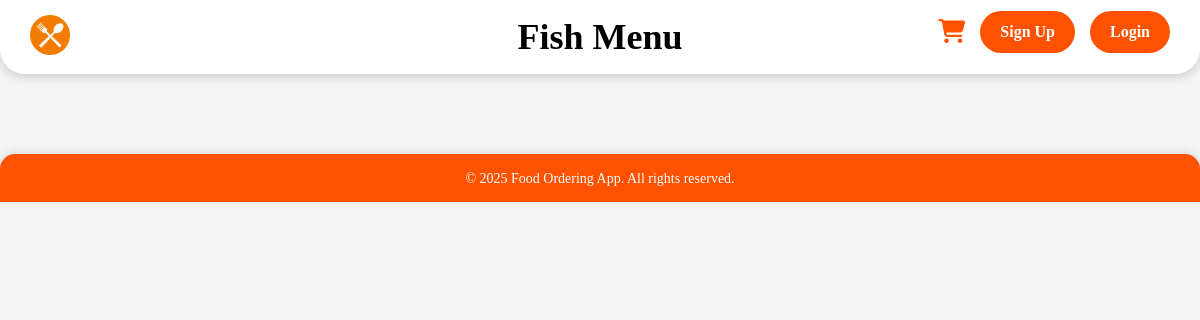
Before: /category/Fish with the older database file.
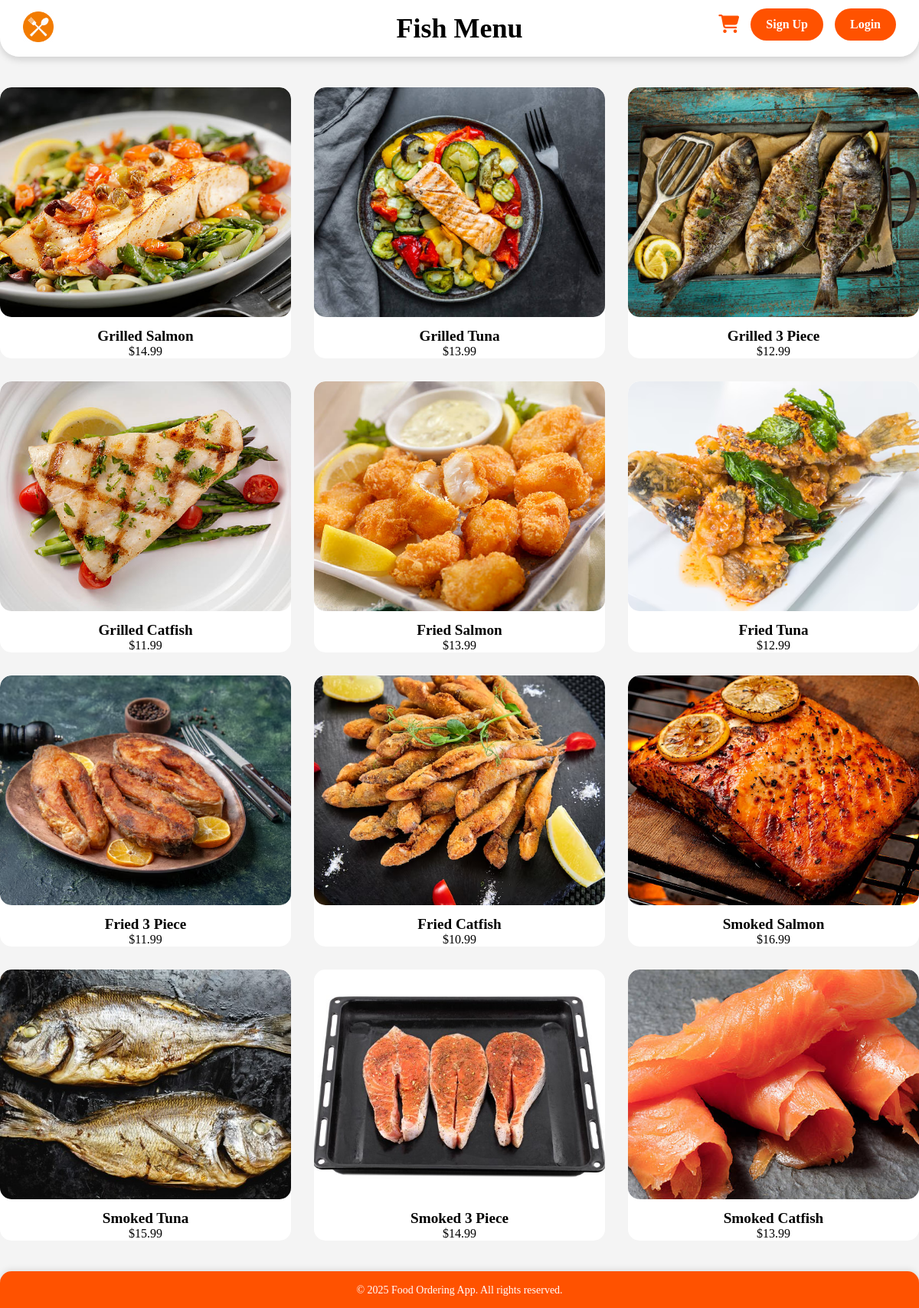
After: the same page with the newer database file.
### app.py (models this page shows)
class FoodItem(db.Model):
    id = db.Column(db.Integer, primary_key=True)
    name = db.Column(db.String(100), nullable=False)
    tag = db.Column(db.String(50), nullable=False)
    sub_tag = db.Column(db.String(50), nullable=True)
    price = db.Column(db.Float, nullable=False)
    image_file = db.Column(db.String(100), nullable=False)
    description = db.Column(db.String(255), nullable=True)
    order_items = db.relationship('OrderItem', backref='food_item', lazy=True)

### app.py (the view)
@app.route('/category/<category_name>')
def category_page(category_name):
    user_data = None
    if 'user' in session:
        user_data = User.query.filter_by(email=session['user']).first()
    items = FoodItem.query.filter_by(tag=category_name).all()
    return render_template('category_page.html', user=user_data, category_name=category_name, items=items)

### templates/category_page.html (shortened to what this page needs)
<!DOCTYPE html>
<html lang="en">
<head>
    <link rel="stylesheet" href="{{ url_for('static', filename='fish.css') }}">
    <link rel="stylesheet" href="https://cdnjs.cloudflare.com/ajax/libs/font-awesome/6.5.1/css/all.min.css">
</head>
<body>
    <header>
        <div class="logo">
            <a href="{{ url_for('home') }}">
                <img src="{{ url_for('static', filename='images/logo.webp') }}" alt="Logo">
            </a>
        </div>
        <div class="title">
            <h2>{{ category_name }} Menu</h2>
        </div>
        <div class="auth-buttons">
            <a href="{{ url_for('cart_page') }}" class="cart-icon">
                <i class="fa-solid fa-cart-shopping"></i>
            </a>
            {% if user %}
                <div class="dropdown">
                    <button class="btn account-btn">Hi, {{ user.first_name }}</button>
                    <div class="dropdown-content">
                        {% if user.is_admin %}
                            <a href="{{ url_for('admin_panel') }}">Admin Panel</a>
                        {% endif %}
                        <a href="{{ url_for('my_orders') }}">My Orders</a>
                        <a href="{{ url_for('my_bookings') }}">My Bookings</a>
                        <a href="{{ url_for('logout') }}">Logout</a>
                    </div>
                </div>
            {% else %}
                <a href="{{ url_for('signup') }}" class="btn">Sign Up</a>
                <a href="{{ url_for('login') }}" class="btn">Login</a>
            {% endif %}
        </div>
    </header>
    <section class="restaurants">
        <div class="restaurant-items">
            {% for item in items %}
            <div class="restaurant-item">
                <a href="{{ url_for('item_details', item_id=item.id) }}">
                    <img src="{{ url_for('static', filename='images/' + item.image_file) }}" alt="{{ item.name }}">
                </a>
                <h3>{{ item.name }}</h3>
                <p class="item-price">${{ "%.2f"|format(item.price) }}</p>
            </div>
            {% endfor %}
        </div>
    </section>
    <footer>
        <p>&copy; 2025 Food Ordering App. All rights reserved.</p>
    </footer>
</body>
</html>

### static/fish.css (style rules this page uses)
* { margin: 0; padding: 0; box-sizing: border-box; }
body { font-family: 'Chewy', cursive; background-color: #f4f4f4; color: #000000; }
header { display: flex; align-items: center; justify-content: space-between; padding: 15px 30px; background: linear-gradient(135deg, #ffffff, #ffffff); border-radius: 0 0 25px 25px; box-shadow: 0 4px 10px rgba(0, 0, 0, 0.15); position: relative; }
header .title { position: absolute; left: 50%; transform: translateX(-50%); white-space: nowrap; font-size: 1.5rem; font-weight: bold; color: #000000; }
header .logo img { width: 40px; transition: transform 0.3s ease; }
.auth-buttons { display: flex; gap: 15px; }
.auth-buttons .btn { padding: 12px 20px; text-decoration: none; background-color: #FF5200; color: #fff; border-radius: 30px; font-weight: bold; transition: background-color 0.3s; }
.auth-buttons { position: absolute; top: 10.5px; right: 30px; display: flex; gap: 15px; z-index: 2; }
header .title { position: absolute; left: 50%; transform: translateX(-50%); font-size: 1.5rem; font-weight: bold; color: #000000; }
.restaurants { text-align: center; margin-top: 40px; }
.restaurant-items { display: grid; grid-template-columns: repeat(auto-fill, minmax(300px, 1fr)); gap: 30px; margin-top: 20px; }
.restaurant-item { text-align: center; transition: transform 0.3s ease, box-shadow 0.3s ease; border-radius: 15px; overflow: hidden; background-color: #fff; }
.restaurant-item img { width: 100%; height: 300px; object-fit: cover; border-radius: 15px; transition: transform 0.3s ease; }
.restaurant-item h3 { margin-top: 10px; font-size: 1.2em; font-weight: 600; color: #000; }
footer { text-align: center; padding: 5px 10px; background: linear-gradient(135deg, #FF5200, #FF5200); color: white; margin-top: 40px; border-top: 2px solid #FF5200; box-shadow: 0 -2px 8px rgba(0, 0, 0, 0.1); border-radius: 15px 15px 0 0; }
footer p { font-size: 14px; margin: 10px 0; }
.auth-buttons { display: flex; align-items: center; gap: 15px; }
.auth-buttons .btn { padding: 12px 20px; text-decoration: none; background-color: #FF5200; color: #fff; border-radius: 30px; font-weight: bold; font-family: 'Chewy', cursive; font-size: 1rem; transition: background-color 0.3s; }
.cart-icon i { color: #FF5200 !important; font-size: 24px; transition: color 0.3s; }

Changed rows visible on the page:
added FoodItem: image_file (picture), name "Grilled Salmon", price "14.99"
added FoodItem: image_file (picture), name "Grilled Tuna", price "13.99"
added FoodItem: image_file (picture), name "Grilled 3 Piece", price "12.99"
added FoodItem: image_file (picture), name "Grilled Catfish", price "11.99"
added FoodItem: image_file (picture), name "Fried Salmon", price "13.99"
added FoodItem: image_file (picture), name "Fried Tuna", price "12.99"
added FoodItem: image_file (picture), name "Fried 3 Piece", price "11.99"
added FoodItem: image_file (picture), name "Fried Catfish", price "10.99"
added FoodItem: image_file (picture), name "Smoked Salmon", price "16.99"
added FoodItem: image_file (picture), name "Smoked Tuna", price "15.99"
added FoodItem: image_file (picture), name "Smoked 3 Piece", price "14.99"
added FoodItem: image_file (picture), name "Smoked Catfish", price "13.99"
